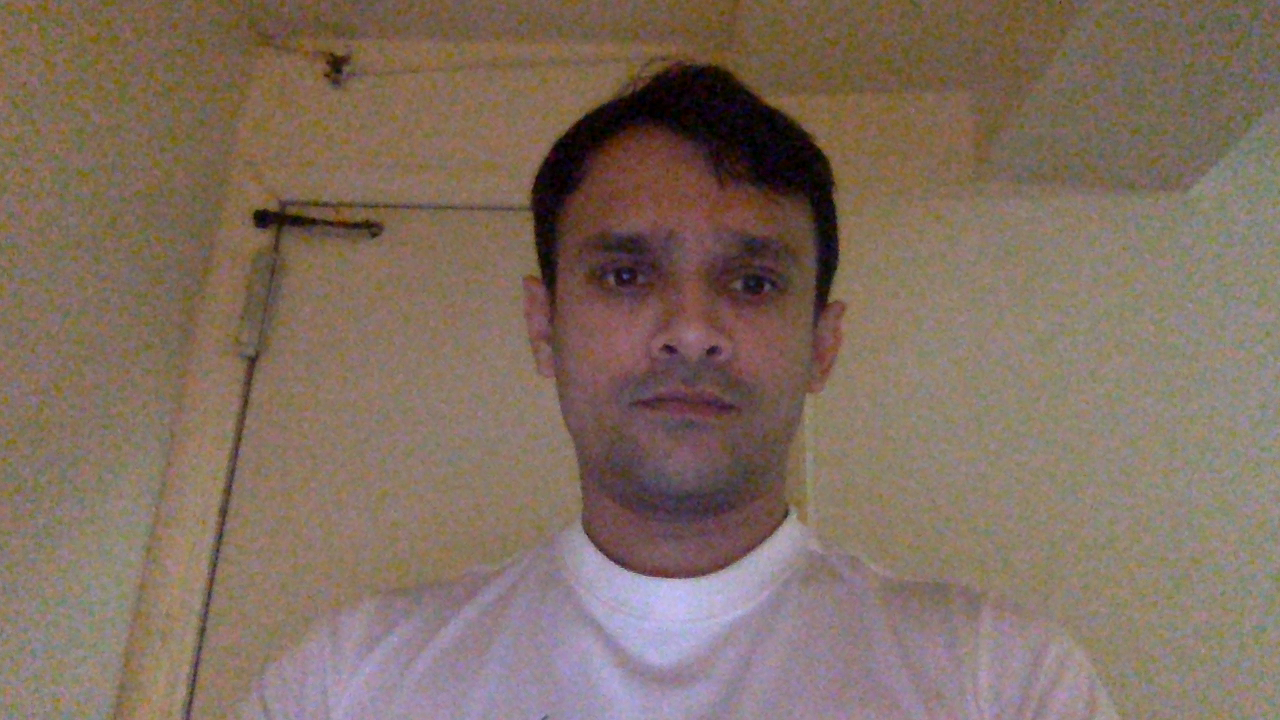
#> input picture testExamples/shofi.png, 1280 x 720 px, given in place of the camera
$ python captureFace.py
#> lines starting #> are read from the running program, lines starting #| are printed output that depends on the picture
# captureFace.py

from imutils.video import VideoStream
import argparse
import imutils
import time
import cv2
import os

def createDataSet():
    name = input("Enter persons name : ");
#> the answer given: testExamples/shofi.png
    ap = argparse.ArgumentParser()
    pathDir = "dataset/"+name
    # ap.add_argument("-c", "--cascade", required=True, help = "path to where the face cascade resides")
    # ap.add_argument("-o", "--output", required=True, help="path to output directory")
    ap.add_argument("-c", "--cascade", default="haarcascade_frontalface_default.xml", help = "path to where the face cascade resides")
    ap.add_argument("-o", "--output", default = pathDir, help="path to output directory")
    args = ap.parse_args()
    detector = cv2.CascadeClassifier(args.cascade)
    if not os.path.isdir('dataset'):
        os.mkdir('dataset');
    if not os.path.exists(pathDir):
        os.mkdir(pathDir)
    vs = VideoStream(src=0).start()
    time.sleep(1.0)
    total = 0

    while True:
        frame = vs.read()
#> frame is the input picture: shape (720, 1280, 3); mean B, G, R 96.8, 110.2, 128.9
        orig = frame.copy()
        frame = imutils.resize(frame, width=400)
#> frame: shape (225, 400, 3)
        rects = detector.detectMultiScale(
            cv2.cvtColor(frame, cv2.COLOR_RGB2GRAY), scaleFactor=1.1,
            minNeighbors=5, minSize=(30,30))
#> rects = [[161, 46, 108, 108]]

        for (x, y, w, h) in rects:
            cv2.rectangle(frame, (x, y), (x + w, y + h), (0, 255, 0), 2)
#> this loop made 1 pass
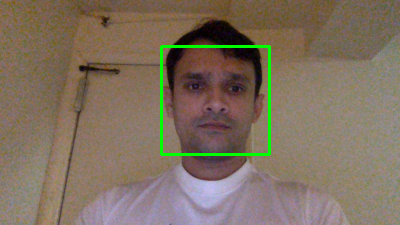
#> frame: shape (225, 400, 3); mean B, G, R 95.7, 112.6, 127.3

        cv2.imshow("Press K to take Picture Q to quit", frame)
        key = cv2.waitKey(1) & 0xFF
#> (key q is pressed here)

        if key == ord("k"):
            p = os.path.sep.join([args.output, "{}.png".format(str(total).zfill(5))])
            print(p)
            cv2.imwrite(p, orig)
            total += 1
        elif key == ord("q"):
            break

    print("[INFO] {} face images stored".format(total))
    print("[INFO] cleaning up...")
    cv2.destroyAllWindows()
    vs.stop()

if __name__ == "__main__":
    createDataSet()
